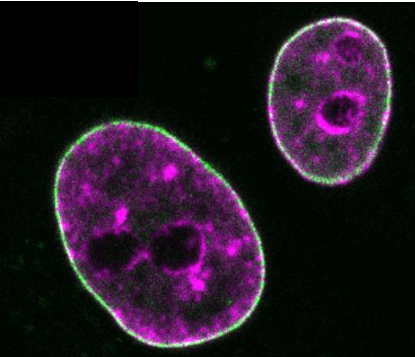
%> input picture HW2/HW2/Nuclei.png, 415 x 357 px
$ octave Q2.m   (GNU Octave 9; MATLAB toolbox functions it lacks are replaced by stand-ins)
%> lines starting %> are read from the running program, lines starting %| are printed output that depends on the picture; in (x1, y1, x2, y2) boxes, pixels count from 0 and x2, y2 are one past the last pixel; in counts of white or black regions, pixels touching at a corner belong together; the program's own positions count from 1
inputImage = imread('D:\My-Documants\PhD\Term_03_1403\HW2_402811068\HW2\Nuclei.png');
%> inputImage is the input picture: size 357x415x3 uint8; mean R, G, B 34.5, 22.4, 34.4

grayscaleImage = rgb2gray(inputImage);
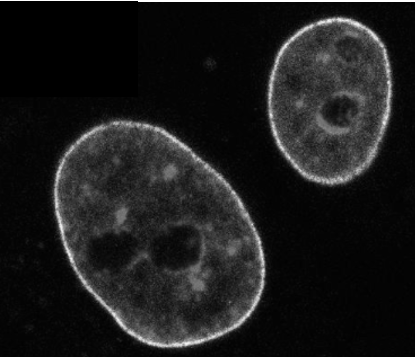
%> grayscaleImage: size 357x415 uint8; min 0, max 255, mean 27.4
doubleImage = im2double(grayscaleImage);

thresholdLevel = graythresh(doubleImage);
%> thresholdLevel = 0.196
binaryMask = imbinarize(doubleImage, thresholdLevel);
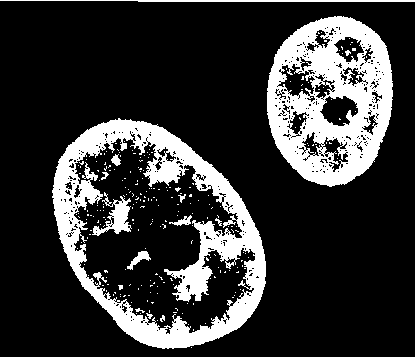
%> binaryMask: size 357x415 logical; 20.6% white; 240 white regions (226 under 20 px), largest, box (x1, y1, x2, y2) and area: (52, 118, 266, 349) 15246, (267, 16, 393, 187) 12854, (0, 0, 415, 2) 692
binaryMask = ~binaryMask;

contrastEnhancedImage = imadjust(doubleImage);

structuringElement = strel('disk', 3);
morphOpenedImage = imopen(contrastEnhancedImage, structuringElement);
morphClosedImage = imclose(morphOpenedImage, structuringElement);

erodedImage = imerode(binaryMask, structuringElement);
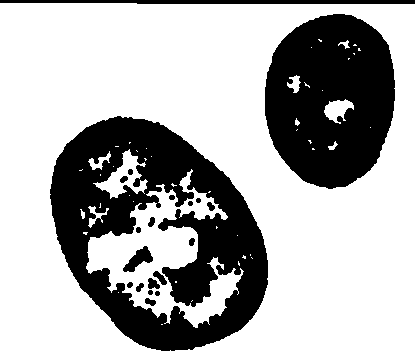
%> erodedImage: size 357x415 logical; 69% white; 20 black regions, largest, box (x1, y1, x2, y2) and area: (50, 116, 268, 351) 26009, (265, 14, 395, 189) 17325, (0, 0, 415, 4) 1523
dilatedImage = imdilate(binaryMask, structuringElement);
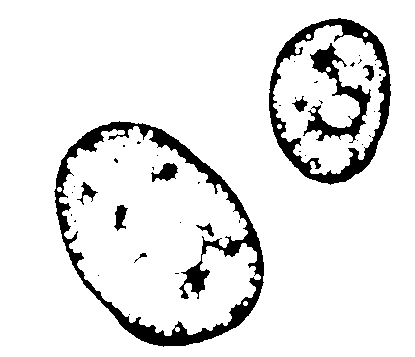
%> dilatedImage: size 357x415 logical; 90.6% white; 41 black regions (31 under 20 px), largest, box (x1, y1, x2, y2) and area: (54, 121, 264, 347) 6989, (269, 18, 391, 185) 4023, (303, 43, 371, 143) 1849

boundaryExtraction = binaryMask - erodedImage;
%> boundaryExtraction: size 357x415 double; values 0 (black) and 1 (white), 10.4% white in thin lines or dots

objectPerimeter = bwperim(binaryMask);
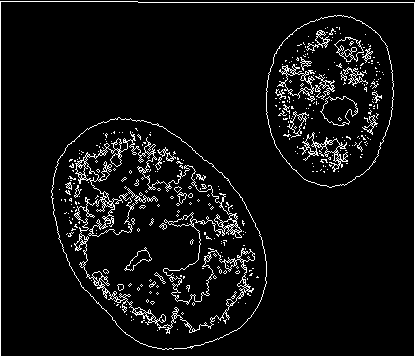
%> objectPerimeter: size 357x415 logical; 6.2% white in thin lines or dots

morphGradientImage = imsubtract(dilatedImage, erodedImage);
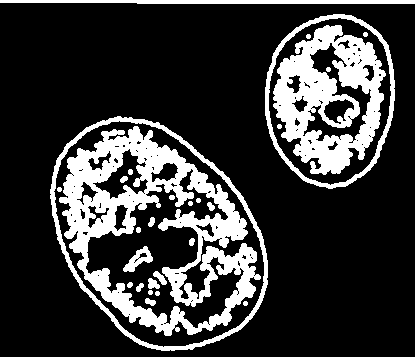
%> morphGradientImage: size 357x415 double; values 0 (black) and 1 (white), 21.6% white; 28 white regions, largest, box (x1, y1, x2, y2) and area: (59, 126, 261, 336) 15071, (273, 25, 386, 175) 8976, (50, 116, 268, 351) 3123

cannyEdges = edge(morphClosedImage, 'canny');
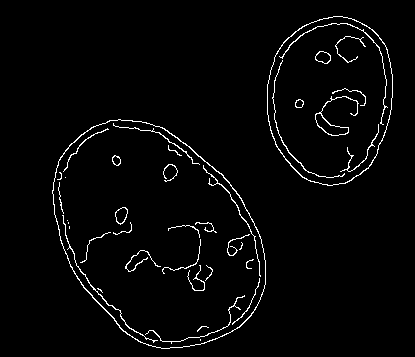
%> cannyEdges: size 357x415 logical; 2.6% white in thin lines or dots, all inside (x1, y1, x2, y2) = (52, 16, 393, 349)

figure;
subplot(2, 3, 1); imshow(inputImage); title('Input Image');
subplot(2, 3, 2); imshow(doubleImage); title('Converted Grayscale Image');
subplot(2, 3, 3); imshow(boundaryExtraction, []); title('Extracted Boundaries (Erosion Subtraction)');
subplot(2, 3, 4); imshow(objectPerimeter); title('Perimeter of Objects');
subplot(2, 3, 5); imshow(morphGradientImage, []); title('Morphological Gradient');
subplot(2, 3, 6); imshow(cannyEdges); title('Edge Detection (Canny)');

$ run again, with HW2/HW2/Tumor.png copied over HW2/HW2/Nuclei.png
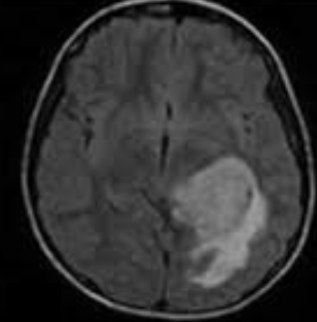
%> input picture HW2/HW2/Tumor.png, 317 x 322 px
%> inputImage is the input picture: size 322x317x3 uint8; min 0, max 168, mean 49.9
%> thresholdLevel = 0.157
%> `binaryMask = imbinarize(doubleImage, thresholdLevel);`:
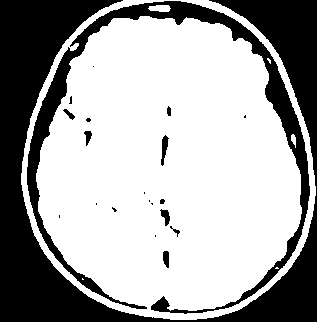
%> binaryMask: size 322x317 logical; 65% white; 21 black regions (11 under 20 px), largest, box (x1, y1, x2, y2) and area: (0, 0, 317, 322) 26404, (27, 1, 310, 314) 8758, (161, 135, 169, 166) 128
%> erodedImage: size 322x317 logical; 28.4% white; 19 white regions (8 under 20 px), largest, box (x1, y1, x2, y2) and area: (0, 0, 169, 322) 15807, (217, 0, 317, 174) 5059, (198, 205, 317, 322) 3588
%> dilatedImage: size 322x317 logical; 42.2% white; 17 white regions, largest, box (x1, y1, x2, y2) and area: (0, 0, 317, 322) 41512, (158, 207, 182, 239) 314, (159, 133, 171, 168) 282
%> boundaryExtraction: size 322x317 double; values 0 (black) and 1 (white), 6.6% white in thin lines or dots
%> objectPerimeter: size 322x317 logical; 4.1% white in thin lines or dots
%> morphGradientImage: size 322x317 double; values 0 (black) and 1 (white), 13.8% white; 17 white regions, largest, box (x1, y1, x2, y2) and area: (19, 0, 317, 322) 12544, (158, 207, 182, 239) 297, (159, 133, 171, 168) 265
%> `cannyEdges = edge(morphClosedImage, 'canny');`:
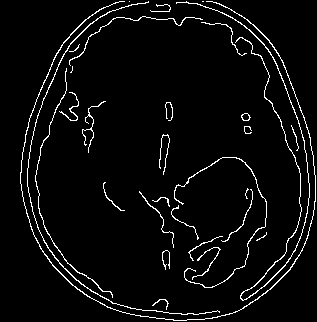
%> cannyEdges: size 322x317 logical; 4.3% white in thin lines or dots

$ run again, with HW2/HW2/kidney.jpg saved as HW2/HW2/Nuclei.png
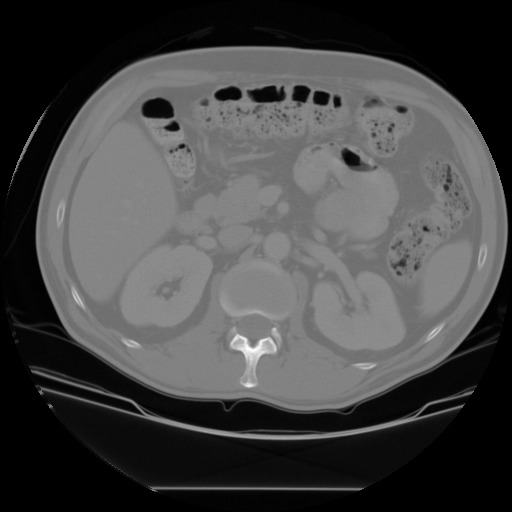
%> input picture HW2/HW2/kidney.jpg, 512 x 512 px
%> inputImage is the input picture: size 512x512 uint8; min 0, max 255, mean 69.8
%> thresholdLevel = 0.255
%> `binaryMask = imbinarize(doubleImage, thresholdLevel);`:
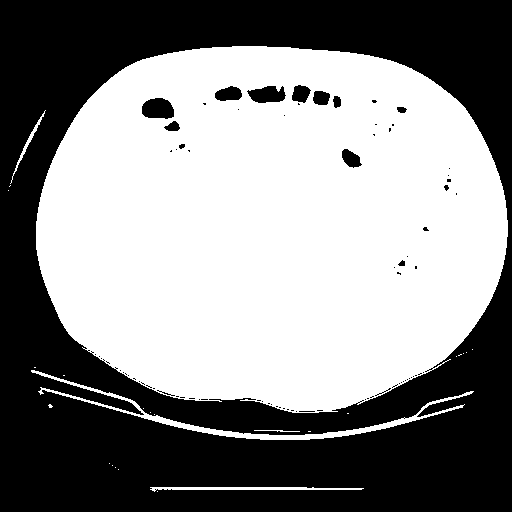
%> binaryMask: size 512x512 logical; 53.8% white; 81 black regions (67 under 20 px), largest, box (x1, y1, x2, y2) and area: (0, 0, 512, 512) 118538, (142, 98, 174, 119) 544, (247, 86, 286, 103) 480
%> erodedImage: size 512x512 logical; 42.8% white; 11 white regions (3 under 20 px), largest, box (x1, y1, x2, y2) and area: (0, 0, 512, 512) 110962, (144, 100, 172, 117) 370, (251, 88, 283, 101) 280
%> dilatedImage: size 512x512 logical; 49.4% white; 21 white regions, largest, box (x1, y1, x2, y2) and area: (0, 0, 512, 512) 125080, (140, 96, 182, 133) 951, (290, 83, 343, 110) 885
%> boundaryExtraction: size 512x512 double; values 0 (black) and 1 (white), 3.4% white in thin lines or dots, all inside (x1, y1, x2, y2) = (6, 44, 510, 494)
%> objectPerimeter: size 512x512 logical; 2.3% white in thin lines or dots
%> morphGradientImage: size 512x512 double; values 0 (black) and 1 (white), 6.6% white; 29 white regions, largest, box (x1, y1, x2, y2) and area: (34, 44, 510, 415) 6602, (29, 365, 476, 442) 5168, (148, 485, 366, 494) 1480
%> `cannyEdges = edge(morphClosedImage, 'canny');`:
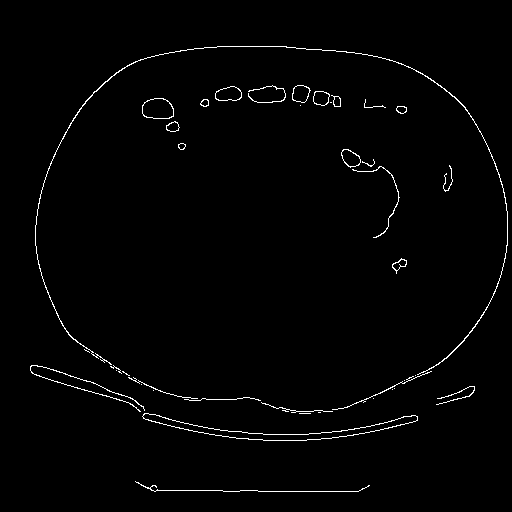
%> cannyEdges: size 512x512 logical; 1.4% white in thin lines or dots, all inside (x1, y1, x2, y2) = (30, 46, 508, 492)
